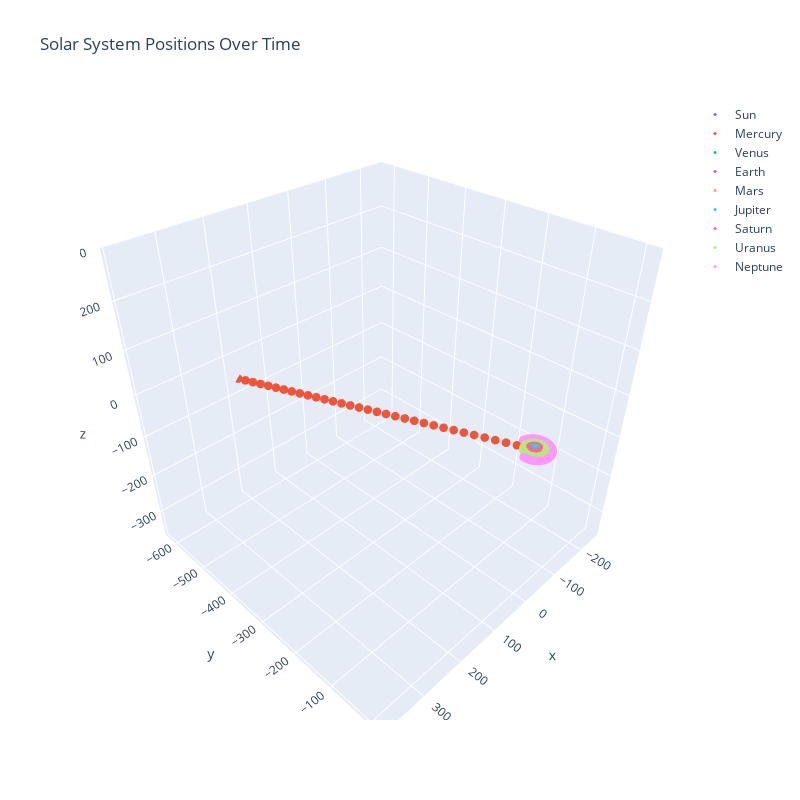

The notebook cell this image was saved under:
### Code cell
import numpy as np
import plotly.graph_objects as go
from plotly.subplots import make_subplots

# Assuming 'orbits' is an array with shape (9, 64, 3) where the first dimension is for celestial bodies
# and 'celestial_names' is a list of names corresponding to these bodies

# Calculate min and max for each axis
x_min, y_min, z_min = np.min(orbits[..., 0]), np.min(orbits[..., 1]), np.min(orbits[..., 2])
x_max, y_max, z_max = np.max(orbits[..., 0]), np.max(orbits[..., 1]), np.max(orbits[..., 2])

# Calculate midpoints
mid_x = (x_max + x_min) / 2
mid_y = (y_max + y_min) / 2
mid_z = (z_max + z_min) / 2

# Calculate the maximum range to set the same scale for x, y, z
max_range = max(x_max - x_min, y_max - y_min, z_max - z_min)

# Create the 3D subplot
fig = make_subplots(rows=1, cols=1, specs=[[{'type': 'scatter3d'}]])

# Update layout according to calculated range and midpoint
fig.update_layout(
    width=800,
    height=800,
    title_text="Solar System Positions Over Time",
    scene=dict(
        xaxis=dict(range=[mid_x - max_range/2, mid_x + max_range/2]),
        yaxis=dict(range=[mid_y - max_range/2, mid_y + max_range/2]),
        zaxis=dict(range=[mid_z - max_range/2, mid_z + max_range/2]),
        aspectmode='cube'
    )
)

# Add traces for each celestial body
for idx, name in enumerate(celestial_names):
    fig.add_trace(go.Scatter3d(
        x=orbits[idx, :, 0],  # X coordinates for this celestial body
        y=orbits[idx, :, 1],  # Y coordinates
        z=orbits[idx, :, 2],  # Z coordinates
        mode="markers",
        marker=dict(size=3),
        name=name
    ))

fig.show()

### Figure 1 — Plotly figure (JSON) as saved in the notebook; plotly's stock layout.template omitted (floating-point values rounded to 4 significant figures; data arrays with more than 128 entries replaced by an {"elided": "..."} marker saying what was removed)
{"data": [{"marker": {"size": 3}, "mode": "markers", "name": "Sun", "type": "scatter3d", "x": {"elided": "1024 float values"}, "y": {"elided": "1024 float values"}, "z": {"elided": "1024 float values"}}, {"marker": {"size": 3}, "mode": "markers", "name": "Mercury", "type": "scatter3d", "x": {"elided": "1024 float values"}, "y": {"elided": "1024 float values"}, "z": {"elided": "1024 float values"}}, {"marker": {"size": 3}, "mode": "markers", "name": "Venus", "type": "scatter3d", "x": {"elided": "1024 float values"}, "y": {"elided": "1024 float values"}, "z": {"elided": "1024 float values"}}, {"marker": {"size": 3}, "mode": "markers", "name": "Earth", "type": "scatter3d", "x": {"elided": "1024 float values"}, "y": {"elided": "1024 float values"}, "z": {"elided": "1024 float values"}}, {"marker": {"size": 3}, "mode": "markers", "name": "Mars", "type": "scatter3d", "x": {"elided": "1024 float values"}, "y": {"elided": "1024 float values"}, "z": {"elided": "1024 float values"}}, {"marker": {"size": 3}, "mode": "markers", "name": "Jupiter", "type": "scatter3d", "x": {"elided": "1024 float values"}, "y": {"elided": "1024 float values"}, "z": {"elided": "1024 float values"}}, {"marker": {"size": 3}, "mode": "markers", "name": "Saturn", "type": "scatter3d", "x": {"elided": "1024 float values"}, "y": {"elided": "1024 float values"}, "z": {"elided": "1024 float values"}}, {"marker": {"size": 3}, "mode": "markers", "name": "Uranus", "type": "scatter3d", "x": {"elided": "1024 float values"}, "y": {"elided": "1024 float values"}, "z": {"elided": "1024 float values"}}, {"marker": {"size": 3}, "mode": "markers", "name": "Neptune", "type": "scatter3d", "x": {"elided": "1024 float values"}, "y": {"elided": "1024 float values"}, "z": {"elided": "1024 float values"}}], "layout": {"height": 800, "scene": {"aspectmode": "cube", "domain": {"x": [0, 1], "y": [0, 1]}, "xaxis": {"range": [-264.4, 405.0]}, "yaxis": {"range": [-639.5, 29.89]}, "zaxis": {"range": [-368.2, 301.2]}}, "title": {"text": "Solar System Positions Over Time"}, "width": 800}}
